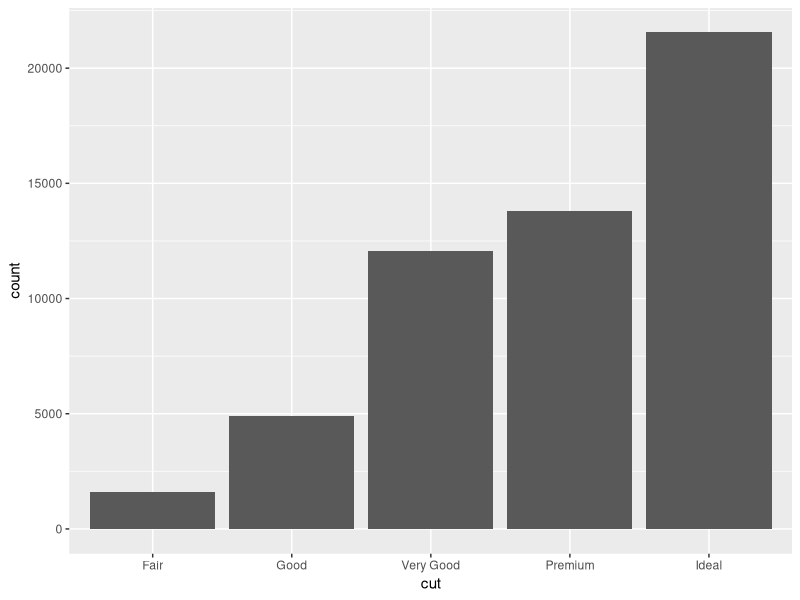
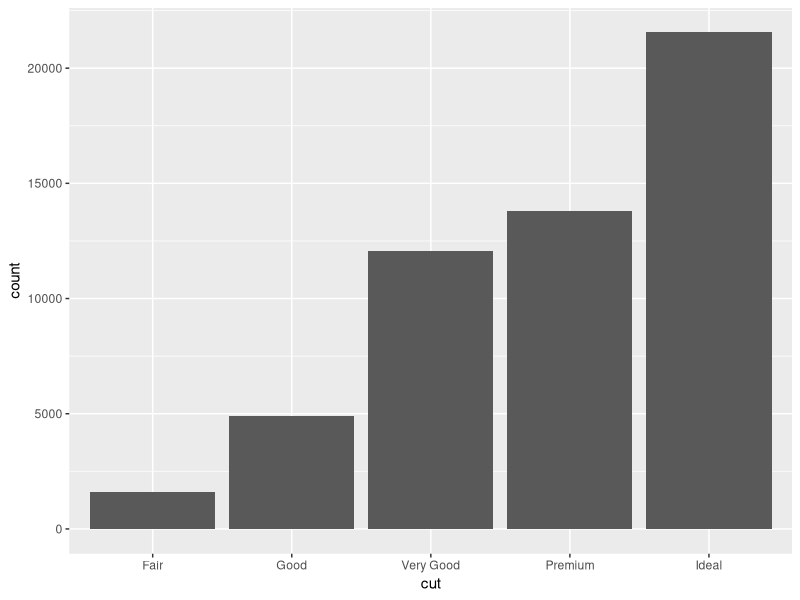
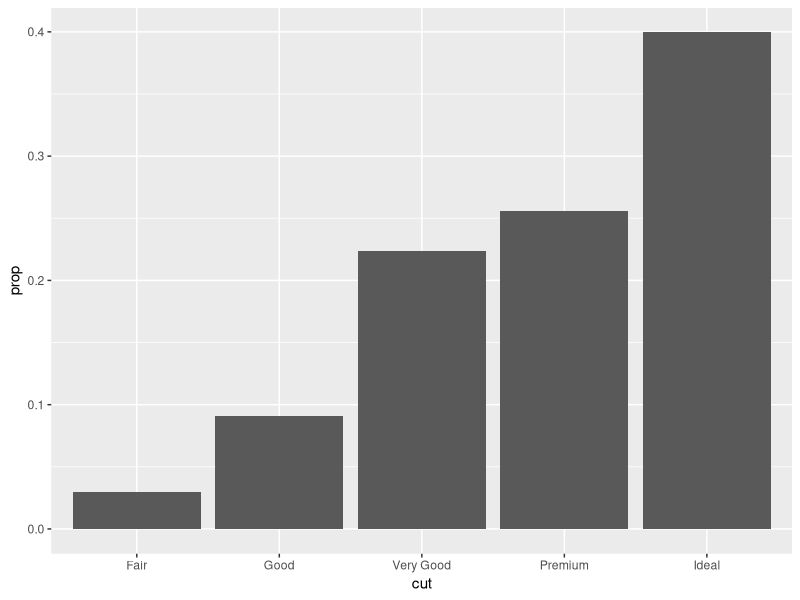
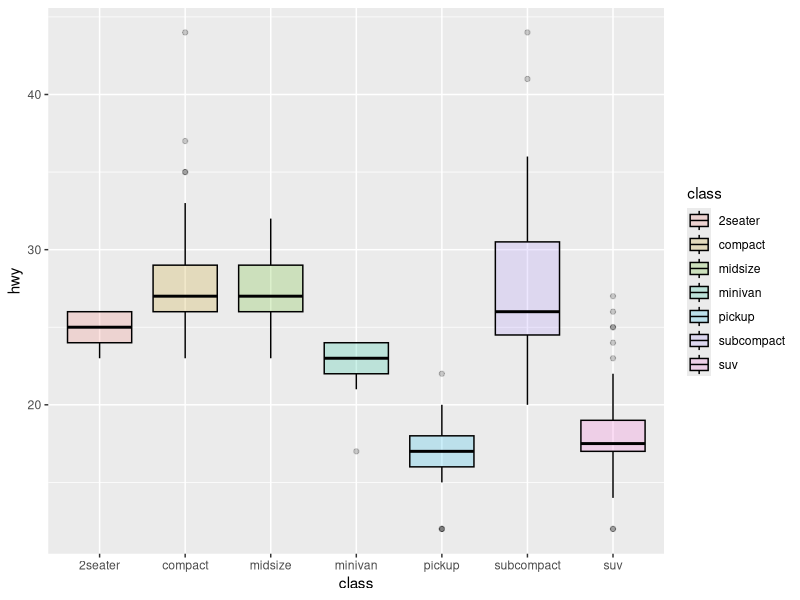
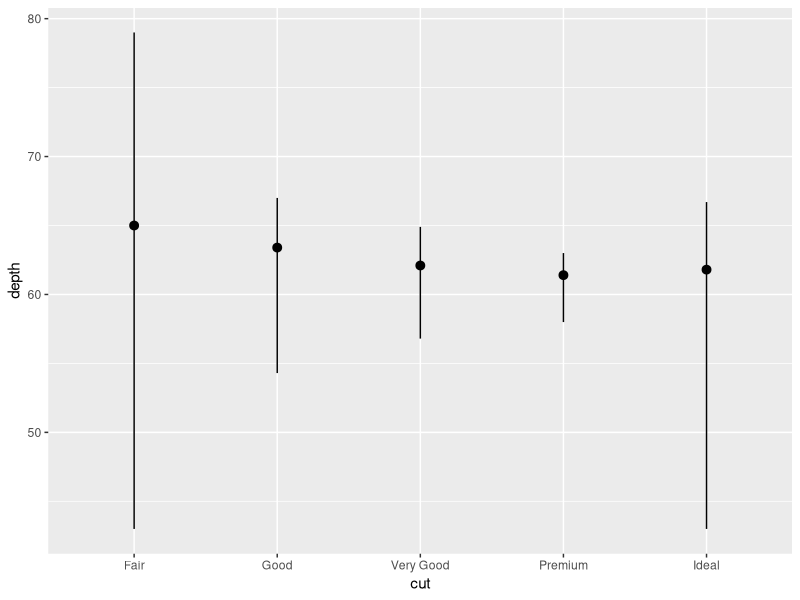
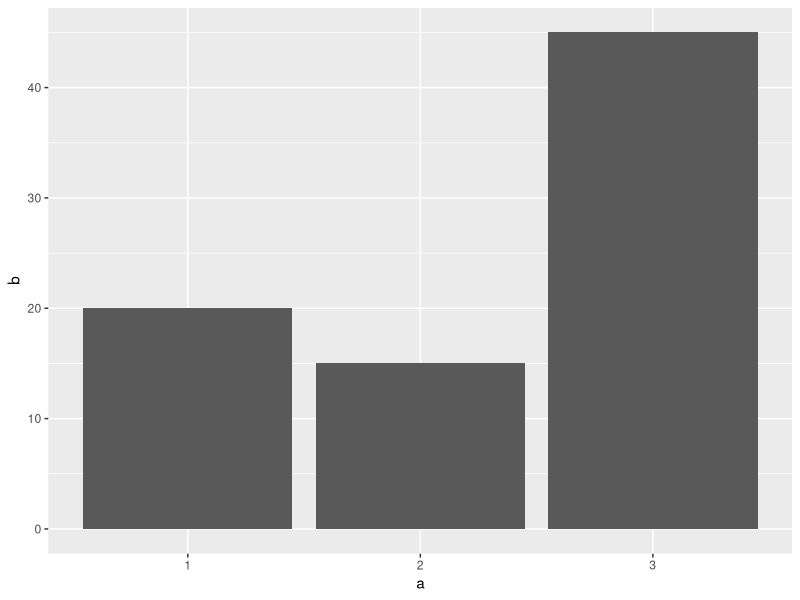
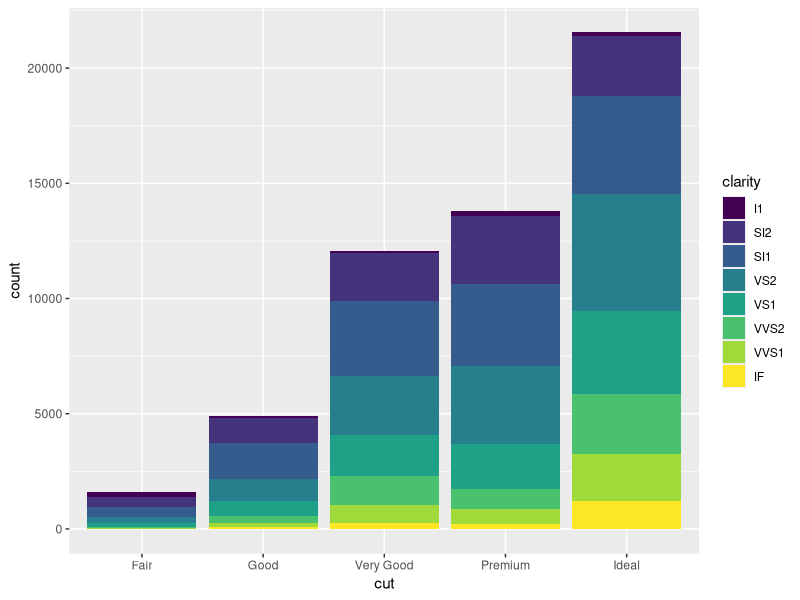
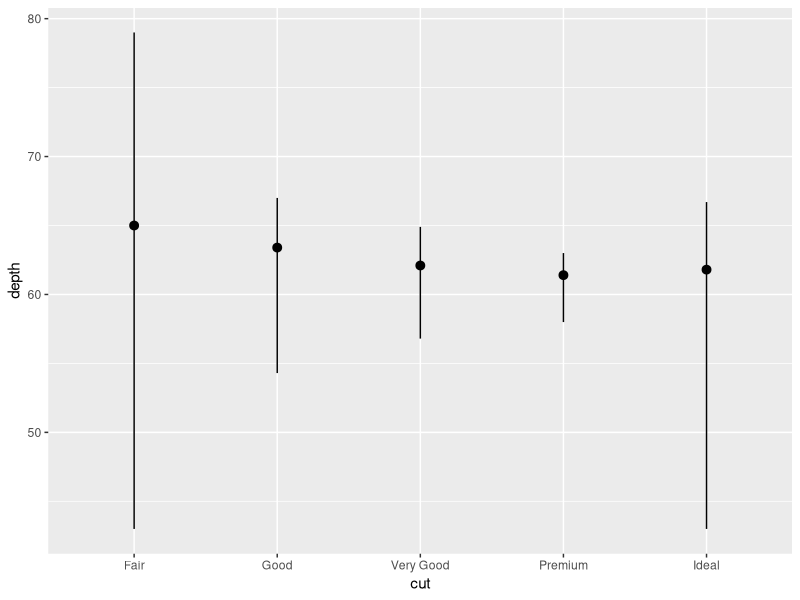

Write R code to recreate these figures, in order.
## ---- chunk 1
library(tidyverse)

ggplot(diamonds, mapping = aes(x = cut)) + 
  geom_bar()

ggplot(diamonds, mapping = aes(x = cut)) + 
  stat_count() #same as before

ggplot(diamonds, mapping = aes(x = cut, y = ..prop.., group = 1)) + 
  geom_bar() ##default stat changed from "count" to "prop"
#for some reason, fill/color and other aesthetics does not work when 'proportion' is used as y


ggplot(mpg, aes(x = class, y = hwy,  fill = class)) +
  geom_boxplot(alpha = 0.2, color = "black")
## ---- chunk 2
ggplot(diamonds) + 
  stat_summary(
    mapping = aes(x = cut, y = depth),
    fun.min = min,
    fun.max = max,
    fun = median
  )

demo <- tribble(
  ~a,~b,
  "1", 20,
  "2" , 15,
  "3", 45
)

ggplot(demo, mapping = aes(x = a, y = b)) +
  geom_bar(stat = "identity")

ggplot(diamonds ) +
  geom_bar(aes(x = cut, fill = clarity)) #here prop cannot be used as y

ggplot(diamonds, aes(x = cut, y = depth)) +
  stat_summary(
    fun.ymin = min,
    fun.ymax = max,
    fun = median
  )


## ---- chunk 3
ggplot(diamonds) +
  geom_bar(mapping = aes(x = cut, color = cut))

ggplot(diamonds) +
  geom_bar(mapping = aes(x = cut, fill = cut))

ggplot(diamonds) +
  geom_bar(mapping = aes( x = cut, fill = clarity))
## ---- chunk 4
ggplot(data = diamonds, mapping = aes(x = cut, fill = clarity)) +
  geom_bar(alpha = 1/2, position = "identity")

ggplot(data = diamonds, mapping = aes(x = cut, color = clarity)) +
  geom_bar(fill = NA, position = "identity")
## ---- chunk 5
ggplot(diamonds, mapping = aes(x = cut, fill = clarity)) +
  geom_bar(position = "fill")
## ---- chunk 6
ggplot(diamonds, mapping = aes(x = cut, fill = clarity)) +
  geom_bar(position = "dodge")
## ---- chunk 7
ggplot(mpg, mapping = aes(x = displ, y = hwy))+
  geom_point(position = "jitter")
